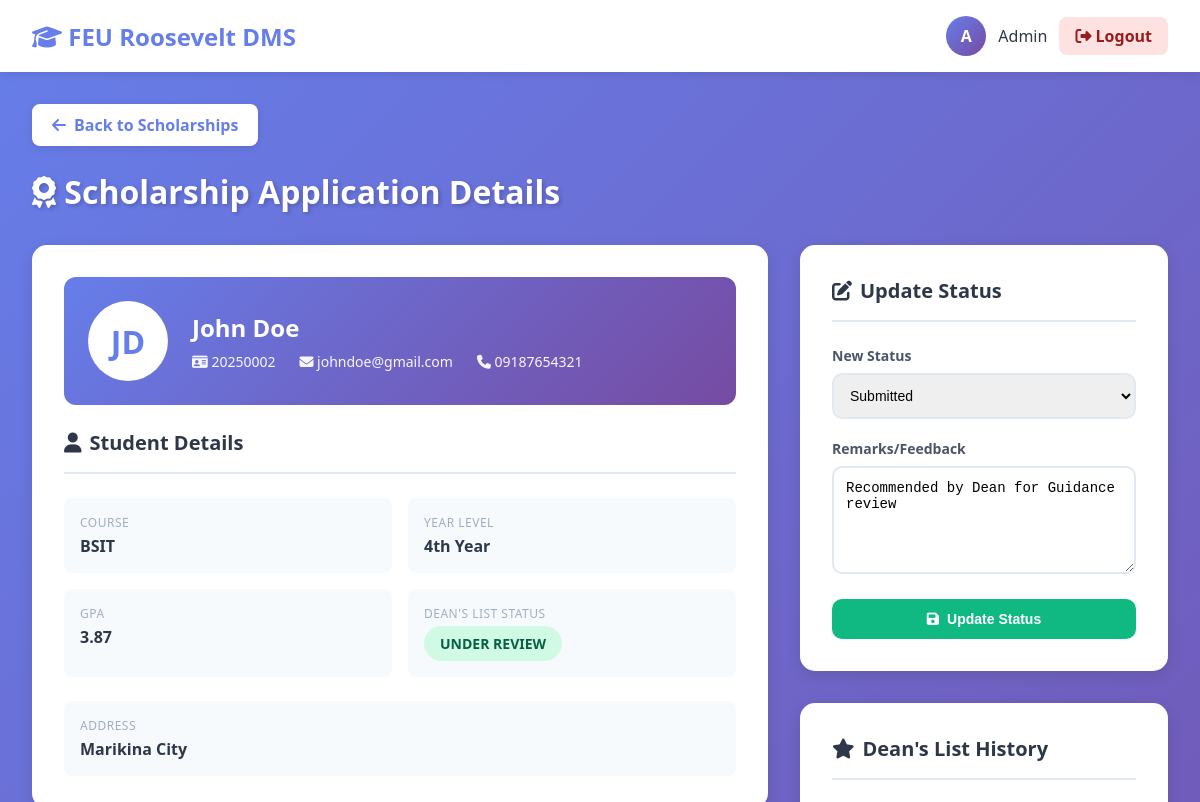
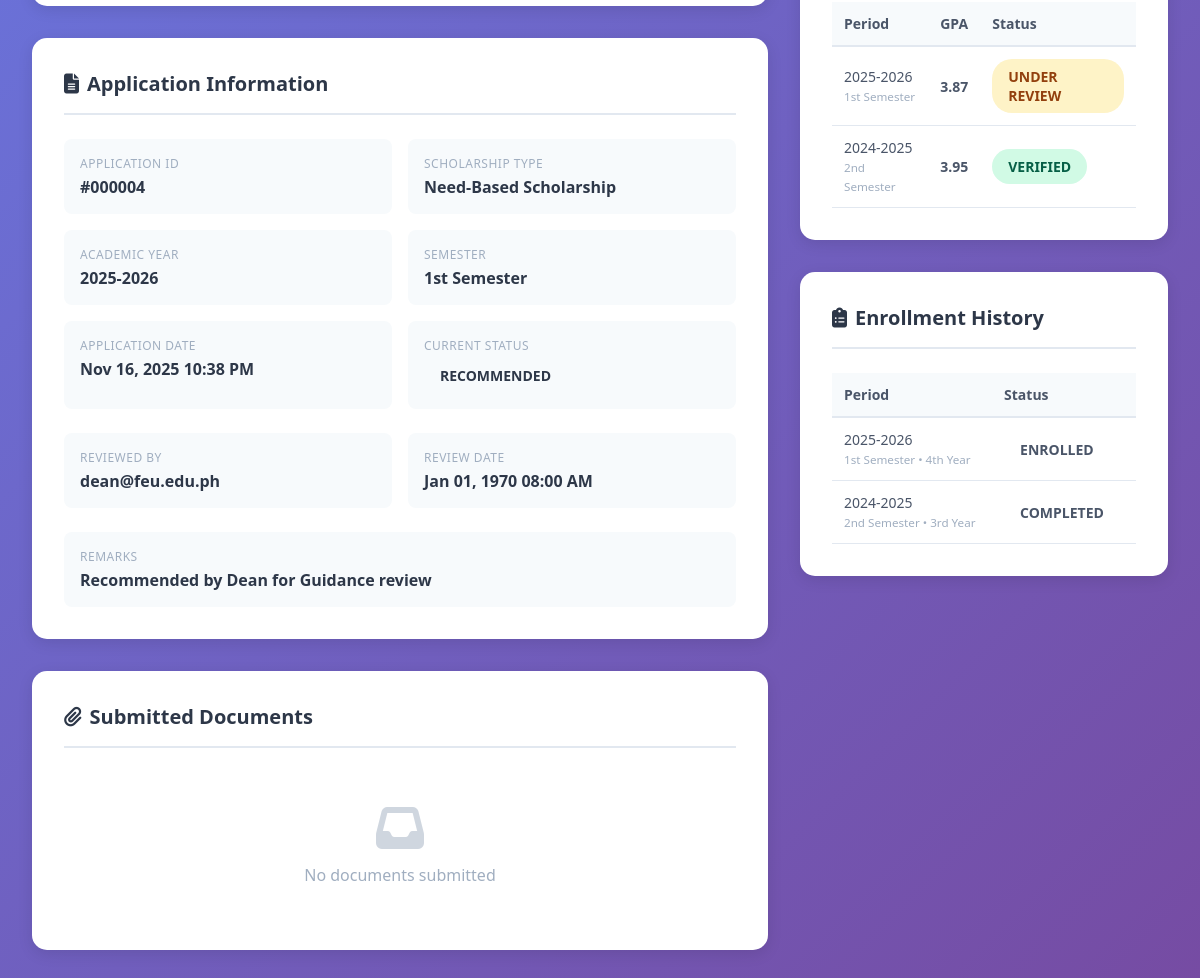
The app's page /view_application.php?id=4 (signed in) with its own data (2 pictures, top to bottom).
### tables this page shows
CREATE TABLE `scholarship_application` (
  `app_id` int(11) NOT NULL,
  `student_id` int(11) NOT NULL,
  `stud_id` int(11) NOT NULL,
  `academic_year` varchar(20) NOT NULL,
  `semester` enum('1st Semester','2nd Semester','Summer') NOT NULL,
  `scholarship_type` varchar(255) NOT NULL,
  `status` enum('Submitted','Under Review','Recommended','Under Guidance Review','On Hold - Guidance Review','Endorsed by Guidance','Not Endorsed','Approved','Rejected','On Hold') DEFAULT 'Submitted',
  `remarks` text DEFAULT NULL,
  `guidance_remarks` text DEFAULT NULL,
  `guidance_recommendation` enum('Endorsed','Not Endorsed','Needs Interview','Pending') DEFAULT 'Pending',
  `application_date` timestamp NOT NULL DEFAULT current_timestamp(),
  `reviewed_by` int(11) DEFAULT NULL,
  `guidance_reviewed_by` int(11) DEFAULT NULL,
  `review_date` timestamp NULL DEFAULT NULL,
  `guidance_review_date` timestamp NULL DEFAULT NULL
);

CREATE TABLE `profile` (
  `profile_id` int(11) NOT NULL,
  `user_id` int(11) NOT NULL,
  `stud_id` int(11) NOT NULL,
  `student_number` varchar(50) NOT NULL,
  `firstName` varchar(100) NOT NULL,
  `lastName` varchar(100) NOT NULL,
  `middleName` varchar(100) DEFAULT NULL,
  `name` varchar(255) GENERATED ALWAYS AS (concat(`firstName`,' ',ifnull(concat(`middleName`,' '),''),`lastName`)) STORED,
  `course` varchar(255) DEFAULT NULL,
  `year_level` enum('1st Year','2nd Year','3rd Year','4th Year') DEFAULT NULL,
  `contactNumber` varchar(20) DEFAULT NULL,
  `address` text DEFAULT NULL,
  `created_at` timestamp NOT NULL DEFAULT current_timestamp(),
  `updated_at` timestamp NOT NULL DEFAULT current_timestamp() ON UPDATE current_timestamp()
);

CREATE TABLE `user` (
  `user_id` int(11) NOT NULL,
  `stud_id` int(11) DEFAULT NULL,
  `email` varchar(255) NOT NULL,
  `user_name` varchar(255) NOT NULL,
  `password` varchar(255) NOT NULL,
  `role` enum('Student','Admin','Dean','Registrar','Guidance') NOT NULL,
  `status` enum('Active','Inactive','Suspended') DEFAULT 'Active',
  `created_at` timestamp NOT NULL DEFAULT current_timestamp(),
  `last_login` timestamp NULL DEFAULT NULL
);

CREATE TABLE `dean_list` (
  `list_id` int(11) NOT NULL,
  `student_id` int(11) NOT NULL,
  `stud_id` int(11) NOT NULL,
  `academic_year` varchar(20) NOT NULL,
  `semester` enum('1st Semester','2nd Semester','Summer') NOT NULL,
  `year_level` enum('1st Year','2nd Year','3rd Year','4th Year') NOT NULL,
  `gpa` decimal(3,2) NOT NULL,
  `qpa` decimal(3,2) DEFAULT NULL,
  `status` enum('Pending','Under Review','Verified','Rejected') DEFAULT 'Pending',
  `remarks` text DEFAULT NULL,
  `verified_by` int(11) DEFAULT NULL,
  `verified_date` timestamp NULL DEFAULT NULL,
  `submitted_by` int(11) DEFAULT NULL,
  `submitted_date` timestamp NULL DEFAULT NULL,
  `created_at` timestamp NOT NULL DEFAULT current_timestamp()
);

CREATE TABLE `student_enrollment` (
  `enrollment_id` int(11) NOT NULL,
  `student_id` int(11) NOT NULL,
  `stud_id` int(11) NOT NULL,
  `academic_year` varchar(20) NOT NULL,
  `semester` enum('1st Semester','2nd Semester','Summer') NOT NULL,
  `year_level` enum('1st Year','2nd Year','3rd Year','4th Year') NOT NULL,
  `course` varchar(255) NOT NULL,
  `status` enum('Enrolled','Withdrawn','Completed') DEFAULT 'Enrolled',
  `enrollment_date` timestamp NOT NULL DEFAULT current_timestamp()
);

### view_application.php (the view, shortened to what this page needs)
<?php
include('db.php');
$app_id = $_GET['id'] ?? null;
$sql = "SELECT sa.*,
        p.firstName, p.lastName, p.middleName, p.student_number, p.course, p.year_level, p.contactNumber, p.address,
        u.email,
        dl.gpa, dl.status as deans_status,
        r.email as reviewer_email
        FROM scholarship_application sa
        INNER JOIN user u ON sa.student_id = u.user_id
        INNER JOIN profile p ON u.user_id = p.user_id
        LEFT JOIN dean_list dl ON sa.student_id = dl.student_id AND sa.academic_year = dl.academic_year AND sa.semester = dl.semester
        LEFT JOIN user r ON sa.reviewed_by = r.user_id
        WHERE sa.app_id = ?";
$stmt = $conn->prepare($sql);
$stmt->bind_param("i", $app_id);
$stmt->execute();
$application = $stmt->get_result()->fetch_assoc();
$docs_sql = "SELECT * FROM document
             WHERE student_id = ? AND related_type = 'scholarship' AND related_id = ?
             ORDER BY upload_date DESC";
$stmt = $conn->prepare($docs_sql);
$stmt->bind_param("ii", $application['student_id'], $app_id);
$stmt->execute();
$documents = $stmt->get_result();
$deans_history = $conn->query("SELECT * FROM dean_list
                                WHERE student_id = {$application['student_id']}
                                ORDER BY academic_year DESC, semester DESC
                                LIMIT 5");
$enrollment_history = $conn->query("SELECT * FROM student_enrollment
                                    WHERE student_id = {$application['student_id']}
                                    ORDER BY academic_year DESC, semester DESC
                                    LIMIT 5");
$user_name = $_SESSION['role'];
$user_initial = substr($user_name, 0, 1);
?>
<!DOCTYPE html>
<html lang="en">
<head>
  <link rel="stylesheet" href="https://cdnjs.cloudflare.com/ajax/libs/font-awesome/6.4.0/css/all.min.css">
</head>
<body>
  <div class="header">
    <h1><i class="fas fa-graduation-cap"></i> FEU Roosevelt DMS</h1>
    <div class="user-info">
      <div class="user-avatar"><?= $user_initial ?></div>
      <span><?= htmlspecialchars($user_name) ?></span>
      <a href="logout.php" class="logout-btn"><i class="fas fa-sign-out-alt"></i> Logout</a>
    </div>
  </div>
  <div class="main-content">
    <a href="scholarships.php" class="back-btn">
      <i class="fas fa-arrow-left"></i> Back to Scholarships
    </a>
    <h1 class="page-title"><i class="fas fa-award"></i> Scholarship Application Details</h1>
    <div class="content-grid">
      <div>
        <div class="content-card">
          <div class="student-header">
            <div class="student-avatar">
              <?= strtoupper(substr($application['firstName'], 0, 1) . substr($application['lastName'], 0, 1)) ?>
            </div>
            <div class="student-info">
              <h3><?= htmlspecialchars($application['firstName'] . ' ' . ($application['middleName'] ? $application['middleName'][0] . '. ' : '') . $application['lastName']) ?></h3>
              <div class="student-meta">
                <span><i class="fas fa-id-card"></i> <?= htmlspecialchars($application['student_number']) ?></span>
                <span><i class="fas fa-envelope"></i> <?= htmlspecialchars($application['email']) ?></span>
                <span><i class="fas fa-phone"></i> <?= htmlspecialchars($application['contactNumber'] ?? 'N/A') ?></span>
              </div>
            </div>
          </div>
          <h2><i class="fas fa-user"></i> Student Details</h2>
          <div class="info-grid">
            <div class="info-item">
              <div class="info-label">Course</div>
              <div class="info-value"><?= htmlspecialchars($application['course']) ?></div>
            </div>
            <div class="info-item">
              <div class="info-label">Year Level</div>
              <div class="info-value"><?= htmlspecialchars($application['year_level']) ?></div>
            </div>
            <div class="info-item">
              <div class="info-label">GPA</div>
              <div class="info-value"><?= $application['gpa'] ? number_format($application['gpa'], 2) : 'N/A' ?></div>
            </div>
            <div class="info-item">
              <div class="info-label">Dean's List Status</div>
              <div class="info-value">
                <?php if($application['deans_status']): ?>
                  <span class="badge badge-verified"><?= htmlspecialchars($application['deans_status']) ?></span>
                <?php else: ?>
                  Not on Dean's List
                <?php endif; ?>
              </div>
            </div>
          </div>
          <?php if($application['address']): ?>
          <div class="info-item" style="margin-top: 1rem;">
            <div class="info-label">Address</div>
            <div class="info-value"><?= htmlspecialchars($application['address']) ?></div>
          </div>
          <?php endif; ?>
        </div>
        <div class="content-card">
          <h2><i class="fas fa-file-alt"></i> Application Information</h2>
          <div class="info-grid">
            <div class="info-item">
              <div class="info-label">Application ID</div>
              <div class="info-value">#<?= str_pad($application['app_id'], 6, '0', STR_PAD_LEFT) ?></div>
            </div>
            <div class="info-item">
              <div class="info-label">Scholarship Type</div>
              <div class="info-value"><?= htmlspecialchars($application['scholarship_type']) ?></div>
            </div>
            <div class="info-item">
              <div class="info-label">Academic Year</div>
              <div class="info-value"><?= htmlspecialchars($application['academic_year']) ?></div>
            </div>
            <div class="info-item">
              <div class="info-label">Semester</div>
              <div class="info-value"><?= htmlspecialchars($application['semester']) ?></div>
            </div>
            <div class="info-item">
              <div class="info-label">Application Date</div>
              <div class="info-value"><?= date('M d, Y h:i A', strtotime($application['application_date'])) ?></div>
            </div>
            <div class="info-item">
              <div class="info-label">Current Status</div>
              <div class="info-value">
                <span class="badge badge-<?= str_replace(' ', '', strtolower($application['status'])) ?>">
                  <?= htmlspecialchars($application['status']) ?>
                </span>
              </div>
            </div>
          </div>
          <?php if($application['reviewed_by']): ?>
          <div class="info-grid" style="margin-top: 1rem;">
            <div class="info-item">
              <div class="info-label">Reviewed By</div>
              <div class="info-value"><?= htmlspecialchars($application['reviewer_email']) ?></div>
            </div>
            <div class="info-item">
              <div class="info-label">Review Date</div>
              <div class="info-value"><?= date('M d, Y h:i A', strtotime($application['review_date'])) ?></div>
            </div>
          </div>
          <?php endif; ?>
          <?php if($application['remarks']): ?>
          <div class="info-item" style="margin-top: 1rem;">
            <div class="info-label">Remarks</div>
            <div class="info-value"><?= htmlspecialchars($application['remarks']) ?></div>
          </div>
          <?php endif; ?>
        </div>
        <div class="content-card">
          <h2><i class="fas fa-paperclip"></i> Submitted Documents</h2>
          <?php if($documents && $documents->num_rows > 0): ?>
            <?php while($doc = $documents->fetch_assoc()): ?>
            <div class="document-item">
              <div class="doc-info">
                <div class="doc-icon">
                  <i class="fas fa-file-pdf"></i>
                </div>
                <div>
                  <div style="font-weight: 600; color: #2d3748; margin-bottom: 0.25rem;">
                    <?= htmlspecialchars($doc['doc_name']) ?>
                  </div>
                  <div style="font-size: 0.75rem; color: #718096;">
                    <?= htmlspecialchars($doc['doc_type']) ?> •
                    <?= number_format($doc['file_size'] / 1024, 2) ?> KB •
                    <?= date('M d, Y', strtotime($doc['upload_date'])) ?>
                  </div>
                </div>
              </div>
              <div>
                <span class="badge badge-<?= strtolower($doc['status']) ?>">
                  <?= htmlspecialchars($doc['status']) ?>
                </span>
                <a href="<?= htmlspecialchars($doc['file_path']) ?>" target="_blank" class="btn btn-primary" style="margin-left: 0.5rem; padding: 0.5rem 1rem;">
                  <i class="fas fa-eye"></i> View
                </a>
              </div>
            </div>
            <?php endwhile; ?>
          <?php else: ?>
            <div class="empty-state">
              <i class="fas fa-inbox"></i>
              <p>No documents submitted</p>
            </div>
          <?php endif; ?>
        </div>
      </div>
      <div>
        <div class="content-card">
          <h2><i class="fas fa-edit"></i> Update Status</h2>
          <form method="POST">
            <div class="form-group">
              <label>New Status</label>
              <select name="status" required>
                <option value="Submitted" <?= $application['status'] == 'Submitted' ? 'selected' : '' ?>>Submitted</option>
              </select>
            </div>
            <div class="form-group">
              <label>Remarks/Feedback</label>
              <textarea name="remarks" rows="5" placeholder="Enter remarks or feedback for the student..."><?= htmlspecialchars($application['remarks'] ?? '') ?></textarea>
            </div>
            <button type="submit" name="update_status" class="btn btn-success" style="width: 100%; justify-content: center;">
              <i class="fas fa-save"></i> Update Status
            </button>
          </form>
        </div>
        <div class="content-card">
          <h2><i class="fas fa-star"></i> Dean's List History</h2>
          <?php if($deans_history && $deans_history->num_rows > 0): ?>
            <table>
              <thead>
                <tr>
                  <th>Period</th>
                  <th>GPA</th>
                  <th>Status</th>
                </tr>
              </thead>
              <tbody>
                <?php while($dl = $deans_history->fetch_assoc()): ?>
                <tr>
                  <td>
                    <?= htmlspecialchars($dl['academic_year']) ?><br>
                    <small style="color: #a0aec0;"><?= htmlspecialchars($dl['semester']) ?></small>
                  </td>
                  <td><strong><?= number_format($dl['gpa'], 2) ?></strong></td>
                  <td>
                    <span class="badge badge-<?= strtolower($dl['status']) ?>">
                      <?= htmlspecialchars($dl['status']) ?>
                    </span>
                  </td>
                </tr>
                <?php endwhile; ?>
              </tbody>
            </table>
          <?php endif; ?>
        </div>
        <div class="content-card">
          <h2><i class="fas fa-clipboard-list"></i> Enrollment History</h2>
          <?php if($enrollment_history && $enrollment_history->num_rows > 0): ?>
            <table>
              <thead>
                <tr>
                  <th>Period</th>
                  <th>Status</th>
                </tr>
              </thead>
              <tbody>
                <?php while($enroll = $enrollment_history->fetch_assoc()): ?>
                <tr>
                  <td>
                    <?= htmlspecialchars($enroll['academic_year']) ?><br>
                    <small style="color: #a0aec0;">
                      <?= htmlspecialchars($enroll['semester']) ?> •
                      <?= htmlspecialchars($enroll['year_level']) ?>
                    </small>
                  </td>
                  <td>
                    <span class="badge badge-<?= strtolower($enroll['status']) ?>">
                      <?= htmlspecialchars($enroll['status']) ?>
                    </span>
                  </td>
                </tr>
                <?php endwhile; ?>
              </tbody>
            </table>
          <?php endif; ?>
        </div>
      </div>
    </div>
  </div>
</body>
</html>

### records on screen
scholarship_application: profile.firstName+lastName "JD", profile.firstName+middleName+lastName "John Doe", profile.student_number "20250002", student.email "johndoe@gmail.com", profile.contactNumber "09187654321", profile.course "BSIT", profile.year_level "4th Year", dean_list.gpa "3.87", dean_list.status "UNDER REVIEW", profile.address "Marikina City", app_id "000004", scholarship_type "Need-Based Scholarship", academic_year "2025-2026", semester "1st Semester", application_date "Nov 16, 2025 10:38 PM", status "RECOMMENDED", reviewed_by.email "dean@feu.edu.ph", review_date "Jan 01, 1970 08:00 AM", remarks "Recommended by Dean for Guidance review"
dean_list: academic_year "2025-2026", semester "1st Semester", gpa "3.87", status "UNDER REVIEW"
dean_list: academic_year "2024-2025", semester "2nd Semester", gpa "3.95", status "VERIFIED"
student_enrollment: academic_year "2025-2026", semester "1st Semester", year_level "4th Year", status "ENROLLED"
student_enrollment: academic_year "2024-2025", semester "2nd Semester", year_level "3rd Year", status "COMPLETED"

### other values on screen
$user_initial "A"
$user_name "Admin"
